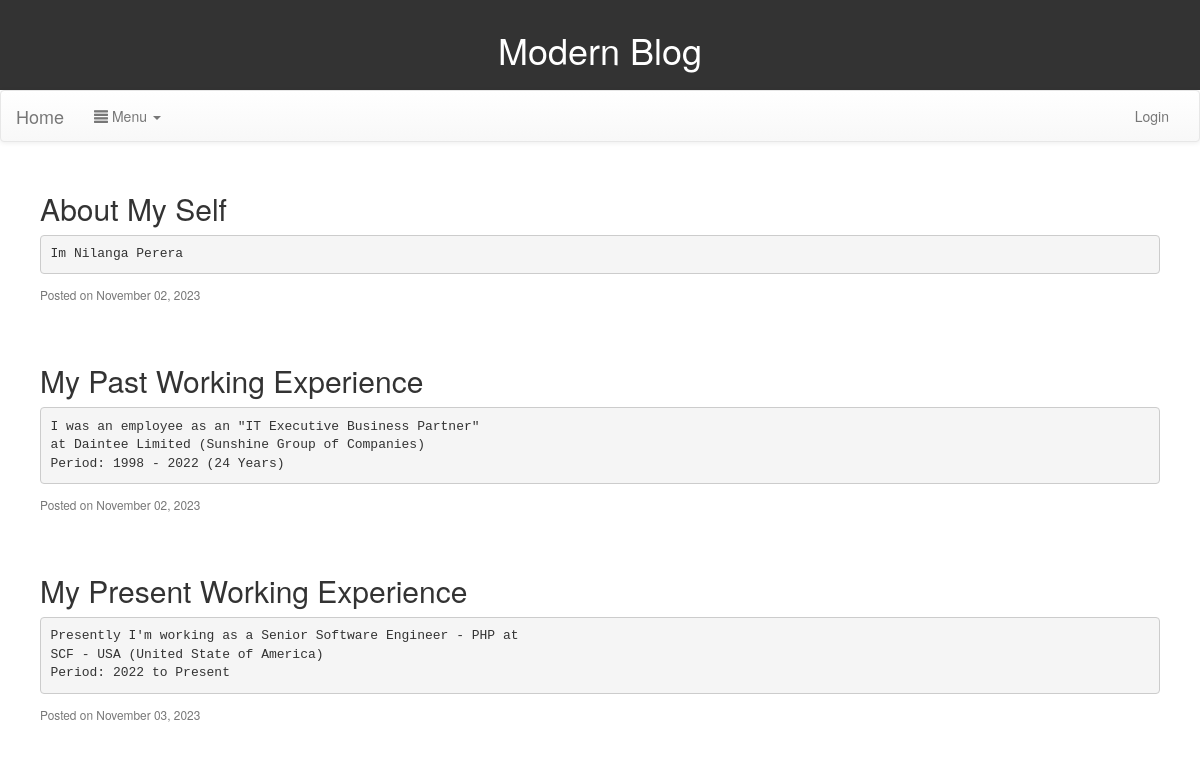
The page / on the database its author committed.
### tables this page shows
CREATE TABLE IF NOT EXISTS `blog` (
  `id` int NOT NULL AUTO_INCREMENT,
  `title` varchar(255) NOT NULL,
  `content` text NOT NULL,
  `created_time` datetime NOT NULL DEFAULT (now()),
  PRIMARY KEY (`id`)
);

### modules/View_controller.php (called while the page is built, shortened)
<?php
class View_controller {
    Public function list(){
        $blog_list = Blog::get_blog_details();
        include_once( TEMPLATE_PATH . "dashboard.php" );
    }
}

### helpers/helpers.php (called while the page is built, shortened)
<?php if ( ! defined('FROM_INDEX')) die();
function run_module( $module, $save_global = false ){
    $module = explode( "/", $module );
    $class  = ucfirst( trim( $module[0] ) ) . MODULE_SUFFIX;
    $method = trim( $module[1] );
    if( file_exists( MODULES_PATH . $class . ".php" ) && class_exists( $class ) ){
        if( $save_global ) {
            $GLOBALS['modules'][ $module[0] ] =  new $class();
        } else {
            $obj = new $class();
            if( ! empty( $obj ) && method_exists( $obj , $module[1] ) ) return $obj->$method();
        }
    }
    return false;
}

### init.php (called while the page is built, shortened)
<?php
    $dbi = new DBI();
    $dbi->connect( CMS_DB_HOST, CMS_DB_USER, CMS_DB_PASSWORD, CMS_DB_NAME );
    $dbi->log_query_execution_time = false;

### classes/blog.php (called while the page is built, shortened)
<?php
class Blog
{
    public static function get_blog_details(){
        global $dbi;
        $sql = sprintf("SELECT id, title, content, date_format(created_time, '%%M %%d, %%Y') created_time FROM %s ORDER BY id DESC LIMIT 100", DB_TBL_BLOG);
        $result = $dbi->query_to_multi_array($sql);
        return ( ! empty($result) ) ? $result : false;
    }
}

### classes/DBI.php (called while the page is built, shortened)
<?php
class DBI
{
    public $connection,
    $log_errors = true,
    $log_path = '',
    $auto_retries_on_connection_lost = 0,
    $connection_lost_retry_interval = 10000,
    $auto_retries_on_deadlock = 0,
    $deadlock_retry_interval = 2000,
    $log_query_execution_time = false,
    $log_format_csv = false;
    public function connect($host, $username, $password, $database, $log_errors = true, $log_query_execution_time = true)
    {
        @$this->connection = new mysqli($host, $username, $password, $database);
        $this->connection->set_charset("utf8");
        $this->log_errors = $log_errors;
        $this->log_query_execution_time = $log_query_execution_time;
        $this->log_path = getcwd();
        return true;
    }
    public function query($sql)
    {
        if ($this->log_errors || $this->log_query_execution_time) {
            $trace = debug_backtrace();
            array_shift($trace);
            $trace = array_reverse($trace);
            $trace_steps = array_map(function ($value) {
                $replace_path = defined("ABS_PATH") ? ABS_PATH : __DIR__;
                return str_replace($replace_path, "", "{$value["file"]} ({$value["line"]})");
            }, $trace);
            $log_path = str_replace(DIRECTORY_SEPARATOR . DIRECTORY_SEPARATOR, DIRECTORY_SEPARATOR, $this->log_path);
        }
        while (true) {
            $this->connection->ping();
            $start_time = microtime(true);
            $return = $this->connection->query($sql);
            if (!$this->connection->error) {
                break;
            }
        }
        return $return;
    }
    public function query_to_multi_array($sql)
    {
        $result = $this->query($sql);
        $result_array = array();
        while ($data = $result->fetch_assoc()) {
            $result_array[] = $data;
        }
        return $result_array;
    }
}

### template/dashboard.php (the view)
<?php include TEMPLATE_PATH . "header.php";?>
    <div class="container">
        <main>
            <?php
                foreach($blog_list as $v){ ?>
                    <article class="post">
                        <h2><?php echo $v["title"];?></h2>
                        <p><pre><?php echo $v["content"];?></pre></p>
                        <small>Posted on <?php echo $v["created_time"];?></small>
                    </article>
                <?php }
            ?>
        </main>
    </div>
<?php include TEMPLATE_PATH . "footer.php";?>

### public/assets/css/style.css (style rules this page uses)
.post { background-color: #fff; padding: 1rem; border-radius: 8px; margin-bottom: 2rem; }
.post h2 { color: #333; }
.post small { color: #777; }

### rows shown on the page
blog: title "About My Self", content "Im Nilanga Perera", created_time "November 02, 2023"
blog: title "My Past Working Experience", content "I was an employee as an \"IT Executive Business Partner\" at Daintee Limited (Sunshine Group of Companies) Period: 1998 - 2022 (24 Years)", created_time "November 02, 2023"
blog: title "My Present Working Experience", content "Presently I'm working as a Senior Software Engineer - PHP at SCF - USA (United State of America) Period: 2022 to Present", created_time "November 03, 2023"
